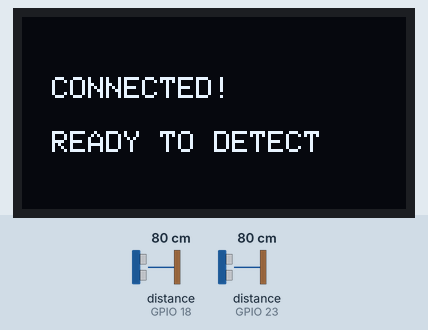
Simulated run of this sketch. Board: ESP32. Parts: 128×64 one-colour display. Wiring (inferred from the names in the program): 2 × ultrasonic range finder: trigger GPIO 5, echo GPIO 18 / trigger GPIO 19, echo GPIO 23. The inputs (shaded band) are chosen by the test bench; at power-on: distance to the obstacle (sensors on GPIO 18, GPIO 23) 80 cm. The echo pulse lasts 58.3 µs per cm; WiFi joins after 1.5 s; servers stay silent unless stated; uploads are accepted with an empty reply; the local clock reads 2024-03-15 10:24:30 at power-on unless the sketch sets it; not simulated (calls return 0 or success): SmartCitySecrets.h; what the sketch prints to the serial monitor is not drawn.

Above: at 1.6 s.
At 4.4 s:
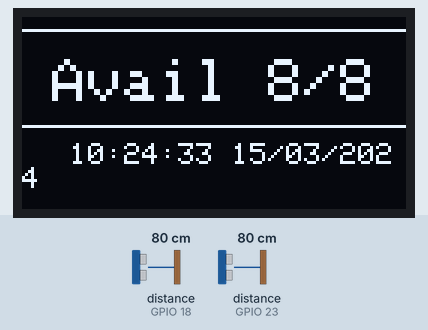
4.5 s: distance to the obstacle (sensor on GPIO 18) set to 2 cm
At 5.5 s:
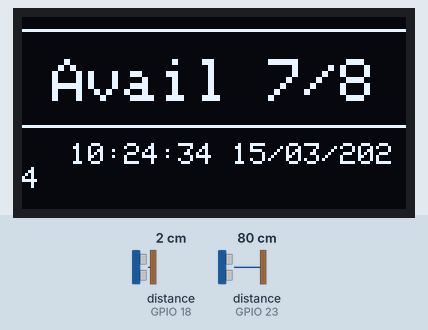
7.3 s: distance to the obstacle (sensor on GPIO 23) set to 2 cm
At 11.6 s:
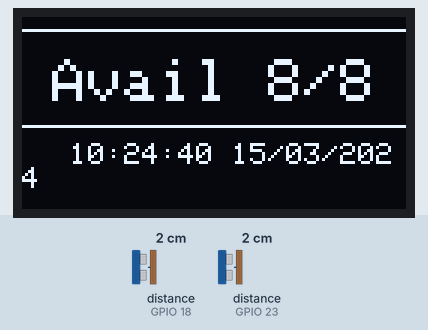
Timing chart, 0 to 13.1 s (numbered marks = the images above; inputs shaded):
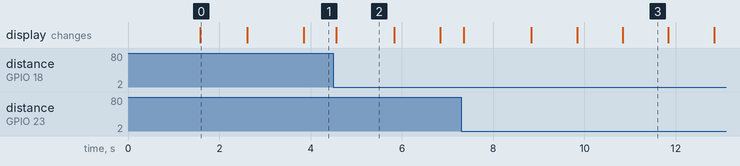

The sketch:

ESP32-3_Smart_Parking.ino
```cpp
#include <WiFi.h>
#include <WiFiManager.h>
#include <HTTPClient.h>
#include <WiFiClientSecure.h>
#include <ArduinoJson.h>
#include <Wire.h>
#include <Adafruit_GFX.h>
#include <Adafruit_SSD1306.h>
#include <time.h>
#include "SmartCitySecrets.h"

// ==============================================================================
// 1. SUPABASE CLOUD & NTP CONFIGURATION
// ==============================================================================
const String CLOUD_MODE   = "supabase";
const String SUPABASE_URL = SMARTCITY_SUPABASE_URL;
const String SUPABASE_KEY = SMARTCITY_SUPABASE_KEY;

const char* ntpServer1    = "time.navy.mi.th";
const char* ntpServer2    = "time2.navy.mi.th";
const char* ntpServer3    = "pool.ntp.org";
const long  gmtOffset_sec = 7 * 3600;  // GMT+7 (Bangkok)
const int   daylightOffset_sec = 0;

// ==============================================================================
// 2. OLED DISPLAY CONFIGURATION
// ==============================================================================
#define SCREEN_WIDTH 128
#define SCREEN_HEIGHT 64
#define OLED_RESET    -1
#define SCREEN_ADDRESS 0x3C

#define I2C_SDA 21
#define I2C_SCL 22

Adafruit_SSD1306 display(SCREEN_WIDTH, SCREEN_HEIGHT, &Wire, OLED_RESET);

// ==============================================================================
// 3. PIN DEFINITIONS & CONSTANTS
// ==============================================================================
// Ultrasonic 1: ทางเข้า (IN)
#define TRIG_IN   5
#define ECHO_IN   18

// Ultrasonic 2: ทางออก (OUT)
#define TRIG_OUT  19
#define ECHO_OUT  23

const float DETECT_DIST_CM = 6.0; // ระยะตรวจจับ 6 cm
const int TOTAL_SLOTS      = 8;   // จำนวนช่องจอดทั้งหมด

unsigned long entriesSinceBoot = 0;
unsigned long exitsSinceBoot   = 0;

unsigned long lastSenseTime = 0;
unsigned long lastClockTime = 0;
unsigned long lastCloudTime = 0;
unsigned long lockInTime    = 0;
unsigned long lockOutTime   = 0;
bool inSensorActive  = false;
bool outSensorActive = false;

const unsigned long SENSOR_INTERVAL = 40;    // ตรวจสอบเซนเซอร์ทุกๆ 40ms
const unsigned long COOLDOWN        = 800;   // หน่วงเวลากันนับซ้ำ 0.8 วินาที
const unsigned long CLOCK_INTERVAL  = 1000;  // อัปเดตนาฬิกาทุก 1 วินาที
const unsigned long CLOUD_INTERVAL  = 15000; // ส่ง Cloud ทุก 15 วินาทีเป็นอย่างน้อย

// ==============================================================================
// 4. HELPER FUNCTIONS & TELEMETRY
// ==============================================================================
int getAvailableSlots() {
  long netParked = (long)entriesSinceBoot - (long)exitsSinceBoot;
  if (netParked < 0) netParked = 0;
  if (netParked > TOTAL_SLOTS) netParked = TOTAL_SLOTS;
  return TOTAL_SLOTS - netParked;
}

int getOccupiedSlots() {
  return TOTAL_SLOTS - getAvailableSlots();
}

void sendParkingTelemetry(String noteMsg) {
  if (WiFi.status() != WL_CONNECTED) return;

  WiFiClientSecure secureClient;
  secureClient.setInsecure();
  secureClient.setTimeout(4000);

  HTTPClient http;
  http.begin(secureClient, SUPABASE_URL + "/events");
  http.addHeader("apikey", SUPABASE_KEY);
  http.addHeader("Authorization", "Bearer " + SUPABASE_KEY);
  http.addHeader("Content-Type", "application/json");
  http.addHeader("Prefer", "return=minimal");

  DynamicJsonDocument doc(512);
  doc["source"]      = "live";
  doc["system"]      = "parking";
  doc["device_id"]   = "PK-1";
  doc["name"]        = "ระบบที่จอดรถอัจฉริยะ PK-1";
  doc["location"]    = "ตำแหน่งยังไม่ยืนยัน";
  doc["health"]      = "normal";
  doc["note"]        = noteMsg;

  JsonObject data = doc.createNestedObject("data_json");
  data["occupied"]   = getOccupiedSlots();
  data["available"]  = getAvailableSlots();
  data["total"]      = TOTAL_SLOTS;
  data["entries"]    = entriesSinceBoot;
  data["exits"]      = exitsSinceBoot;
  data["status"]     = getAvailableSlots() > 0 ? "available" : "full";

  String jsonBody;
  serializeJson(doc, jsonBody);
  int code = http.POST(jsonBody);
  Serial.printf("[SUPABASE PARKING] Code: %d | Available: %d/%d\n", code, getAvailableSlots(), TOTAL_SLOTS);
  http.end();
}
float getDistance(int trigPin, int echoPin) {
  digitalWrite(trigPin, LOW);
  delayMicroseconds(2);
  digitalWrite(trigPin, HIGH);
  delayMicroseconds(10);
  digitalWrite(trigPin, LOW);

  long duration = pulseIn(echoPin, HIGH, 30000); // Timeout 30ms (~500cm)
  if (duration == 0) return 999.0;
  return duration * 0.034 / 2.0;
}

void showOLEDMessage(String line1, String line2) {
  display.clearDisplay();
  display.setTextSize(1);
  display.setTextColor(SSD1306_WHITE);
  display.setCursor(10, 20);
  display.println(line1);
  display.setCursor(10, 38);
  display.println(line2);
  display.display();
}

void updateOLEDDisplay() {
  display.clearDisplay();
  display.setTextColor(SSD1306_WHITE);

  // เส้นขอบบน
  display.drawLine(0, 4, 128, 4, SSD1306_WHITE);

  // ส่วนแสดง Available 8/8
  int available = getAvailableSlots();
  display.setTextSize(2);
  display.setCursor(0, 14);
  String availStr = "Avail " + String(available) + "/" + String(TOTAL_SLOTS);
  int xPos = (128 - (availStr.length() * 12)) / 2;
  if (xPos < 0) xPos = 0;
  display.setCursor(xPos, 14);
  display.print(availStr);

  // เส้นขอบล่าง
  display.drawLine(0, 36, 128, 36, SSD1306_WHITE);

  // ส่วนแสดงเวลาและวันที่ (HH:MM:SS DATE)
  struct tm timeinfo;
  if (getLocalTime(&timeinfo)) {
    char timeStr[24];
    strftime(timeStr, sizeof(timeStr), "%H:%M:%S", &timeinfo);

    char dateStr[24];
    strftime(dateStr, sizeof(dateStr), "%d/%m/%Y", &timeinfo);

    display.setTextSize(1);
    display.setCursor(16, 42);
    display.print(timeStr);
    display.print(" ");
    display.print(dateStr);
  } else {
    display.setTextSize(1);
    display.setCursor(20, 45);
    display.print(F("--:--:-- --/--/--"));
  }

  display.display();
}

// ==============================================================================
// 5. SETUP
// ==============================================================================
void setup() {
  Serial.begin(115200);
  Serial.println("\n[PARKING SYSTEM] Starting with WiFiManager...");

  Wire.begin(I2C_SDA, I2C_SCL);
  if (!display.begin(SSD1306_SWITCHCAPVCC, SCREEN_ADDRESS)) {
    Serial.println(F("SSD1306 allocation failed"));
    for (;;);
  }

  showOLEDMessage("CONNECTING WIFI...", "AP: ACT-Parking");

  pinMode(TRIG_IN, OUTPUT);
  pinMode(ECHO_IN, INPUT);
  pinMode(TRIG_OUT, OUTPUT);
  pinMode(ECHO_OUT, INPUT);

  WiFiManager wm;
  wm.setConfigPortalTimeout(180);
  if (!wm.autoConnect("ACT-Smart-Parking-Setup")) {
    Serial.println("[Wi-Fi] Failed to connect, running offline mode...");
  } else {
    Serial.println("[Wi-Fi] Connected! Syncing NTP time from time.navy.mi.th...");
    configTime(gmtOffset_sec, daylightOffset_sec, ntpServer1, ntpServer2, ntpServer3);
  }

  showOLEDMessage("CONNECTED!", "READY TO DETECT");
  delay(1000);
  updateOLEDDisplay();
  sendParkingTelemetry("ระบบที่จอดรถออนไลน์พร้อมทำงาน");

  Serial.println("[PARKING SYSTEM] Ready.");
}

// ==============================================================================
// 6. MAIN LOOP
// ==============================================================================
void loop() {
  unsigned long now = millis();

  // ตรวจจับเซนเซอร์
  if (now - lastSenseTime >= SENSOR_INTERVAL) {
    lastSenseTime = now;

    // 1. ตรวจจับรถเข้า (IN)
    float dIn = getDistance(TRIG_IN, ECHO_IN);
    bool inNow = dIn <= DETECT_DIST_CM;
    if (inNow && !inSensorActive && (now - lockInTime >= COOLDOWN)) {
      entriesSinceBoot++;
      lockInTime = now;
      Serial.printf("[PARKING SENSOR] Entry trigger: %lu | Available: %d/8\n", entriesSinceBoot, getAvailableSlots());
      updateOLEDDisplay();
      sendParkingTelemetry("รถเข้าที่จอด");
    }
    inSensorActive = inNow;

    // 2. ตรวจจับรถออก (OUT)
    float dOut = getDistance(TRIG_OUT, ECHO_OUT);
    bool outNow = dOut <= DETECT_DIST_CM;
    if (outNow && !outSensorActive && (now - lockOutTime >= COOLDOWN)) {
      exitsSinceBoot++;
      lockOutTime = now;
      Serial.printf("[PARKING SENSOR] Exit trigger: %lu | Available: %d/8\n", exitsSinceBoot, getAvailableSlots());
      updateOLEDDisplay();
      sendParkingTelemetry("รถออกจากที่จอด");
    }
    outSensorActive = outNow;
  }

  // อัปเดตเวลาบนจอ OLED ทุกๆ 1 วินาที
  if (now - lastClockTime >= CLOCK_INTERVAL) {
    lastClockTime = now;
    updateOLEDDisplay();
  }

  // ส่งข้อมูล Heartbeat ขึ้น Cloud ทุกๆ 15 วินาที
  if (now - lastCloudTime >= CLOUD_INTERVAL) {
    lastCloudTime = now;
    sendParkingTelemetry("อัปเดตสถานะปกติ");
  }
}
```

Measured:
- what the display in image 0 shows lasts 1.0 s, from 1.6 s to 2.6 s
- what the display in image 2 shows lasts 1.2 s, from 4.6 s to 5.8 s
